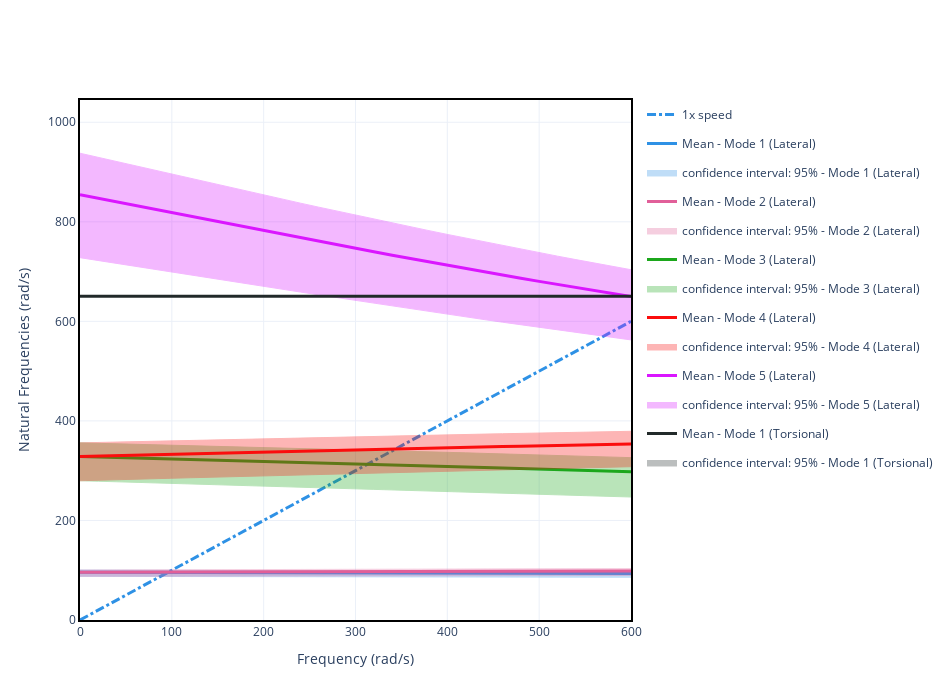

Notebook cell for this chart:
### Markdown cell above
#### Plotting Stochastic Campbell Diagram

### Code cell
# choose the desirable percentiles or confidence intervals
camp.plot_nat_freq(conf_interval=[95], width=950, height=700)
